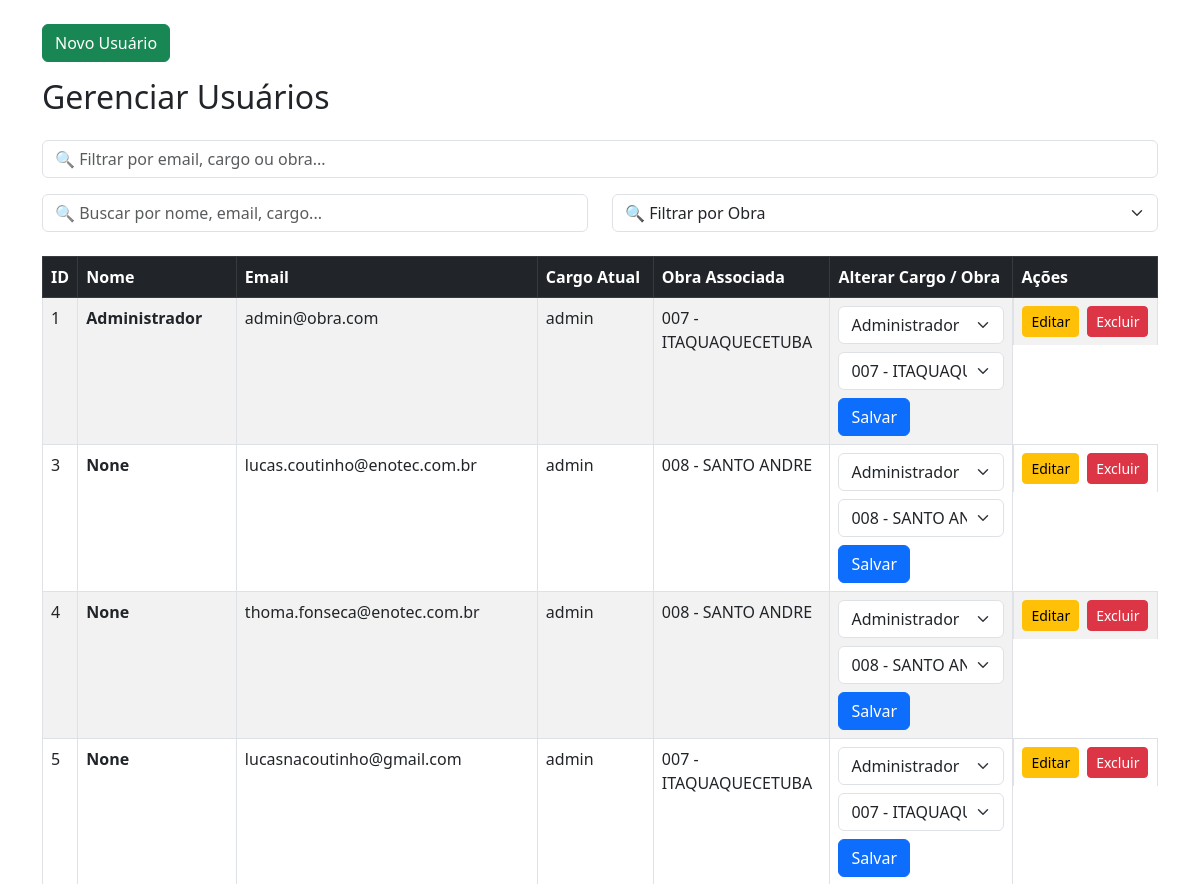
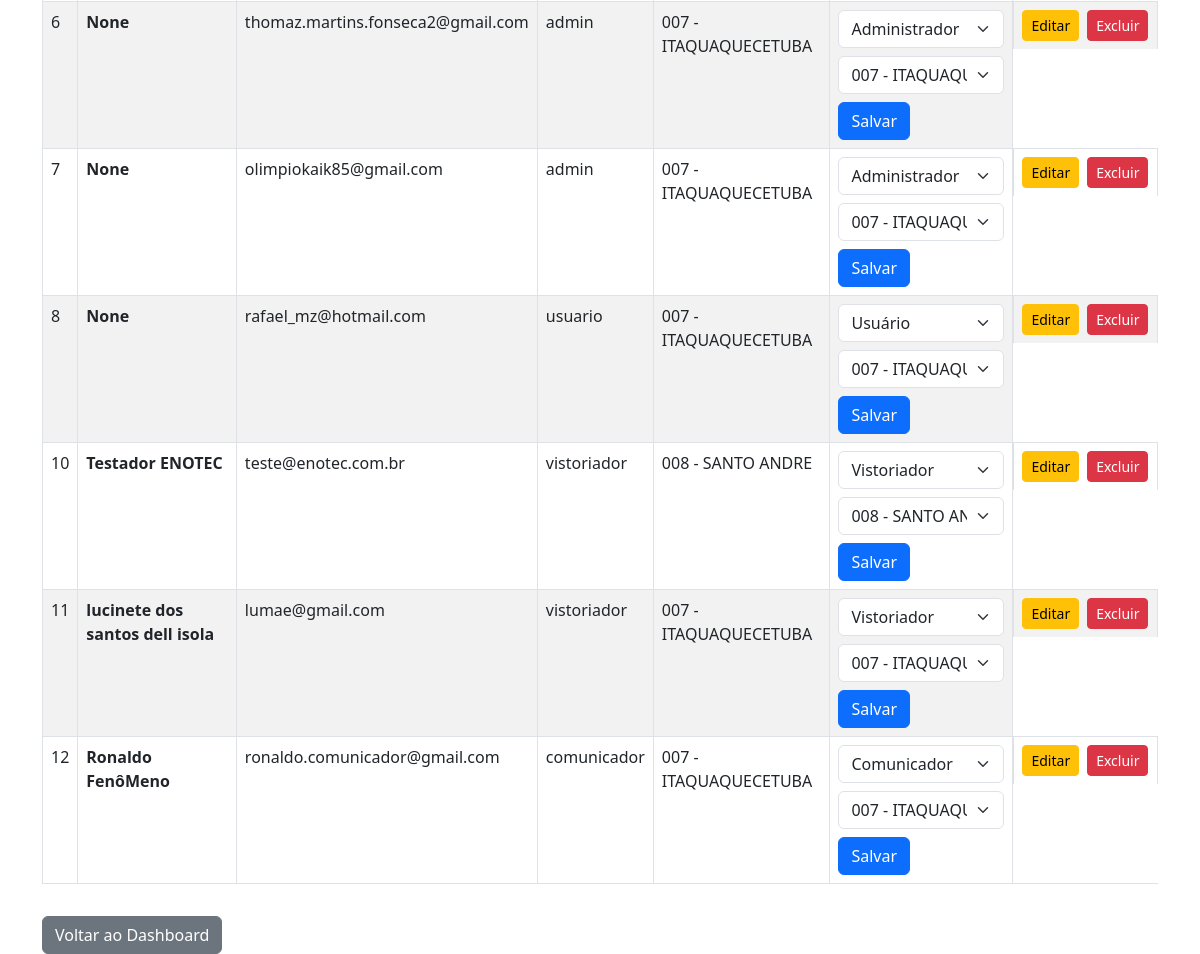
Page /gerenciar-usuarios (signed in) on the committed database (2 pictures, top to bottom).
### app/models.py (models this page shows)
class User(db.Model):
    id = db.Column(db.Integer, primary_key=True)
    nome = db.Column(db.String(100), nullable=True)  # <-- temporariamente
    email = db.Column(db.String(120), unique=True, nullable=False)
    password = db.Column(db.String(120), nullable=False)
    cargo = db.Column(db.String(50), default="usuario")
    obra_id = db.Column(db.Integer, db.ForeignKey('obra.id'))
    obra = db.relationship('Obra', backref='usuarios')

class Obra(db.Model):
    id = db.Column(db.Integer, primary_key=True)
    nome = db.Column(db.String(100), nullable=False)
    descricao = db.Column(db.Text)
    endereco = db.Column(db.String(255))
    responsavel = db.Column(db.String(100))
    data_inicio = db.Column(db.Date)
    data_fim = db.Column(db.Date)
    criado_em = db.Column(db.DateTime, default=datetime.utcnow)

### app/auth/routes.py (the view, shortened to what this page needs)
@auth_bp.route('/gerenciar-usuarios', methods=['GET', 'POST'])
def gerenciar_usuarios():
    if 'usuario' not in session:
        return redirect('/login')
    user = User.query.filter_by(email=session['usuario']).first()
    if user.cargo != 'admin':
        return 'Acesso negado', 403
    usuarios = User.query.all()
    obras = Obra.query.all()
    return  render_template('usuarios/gerenciar_usuarios.html', usuarios=usuarios, obras=obras)

### templates/usuarios/gerenciar_usuarios.html (shortened to what this page needs)
<!DOCTYPE html>
<html lang="pt-br">
<head>
  <link rel="stylesheet" href="https://cdn.jsdelivr.net/npm/bootstrap@5.3.0/dist/css/bootstrap.min.css" />
</head>
<body>
<div class="container mt-4">
  <button class="btn btn-success mb-3" data-bs-toggle="modal" data-bs-target="#modalNovoUsuario">
    Novo Usuário
  </button>
  <h2 class="mb-4">Gerenciar Usuários</h2>
<div class="mb-3">
  <input type="text" id="filtroUsuarios" class="form-control" placeholder="🔍 Filtrar por email, cargo ou obra..." onkeyup="filtrarUsuarios()">
</div>
<div class="row mb-3">
  <div class="col-md-6 mb-2">
    <input type="text" id="filtroTexto" class="form-control" placeholder="🔍 Buscar por nome, email, cargo..." onkeyup="filtrarUsuarios()">
  </div>
  <div class="col-md-6">
    <select id="filtroObra" class="form-select" onchange="filtrarUsuarios()">
      <option value="">🔍 Filtrar por Obra</option>
    </select>
  </div>
</div>
  <div class="table-responsive tabela-usuarios">
    <table class="table table-striped table-bordered">
      <thead class="table-dark">
        <tr>
          <th>ID</th>
          <th>Nome</th>
          <th>Email</th>
          <th>Cargo Atual</th>
          <th>Obra Associada</th>
          <th>Alterar Cargo / Obra</th>
          <th>Ações</th>
        </tr>
      </thead>
      <tbody>
        {% for u in usuarios %}
        <tr>
          <td>{{ u.id }}</td>
          <th>{{ u.nome }}</th>
          <td>{{ u.email }}</td>
          <td>{{ u.cargo }}</td>
          <td>{{ u.obra.nome if u.obra else '---' }}</td>
          <td>
            <form method="POST" action="{{ url_for('auth.gerenciar_usuarios') }}" class="d-flex flex-wrap gap-2">
              <select name="novo_cargo" class="form-select">
                <option value="usuario" {% if u.cargo == 'usuario' %}selected{% endif %}>Usuário</option>
                <option value="vistoriador" {% if u.cargo == 'vistoriador' %}selected{% endif %}>Vistoriador</option>
                <option value="comunicador" {% if u.cargo == 'comunicador' %}selected{% endif %}>Comunicador</option>
                <option value="admin" {% if u.cargo == 'admin' %}selected{% endif %}>Administrador</option>
              </select>
              <select name="obra_id" class="form-select">
                {% for obra in obras %}
                  <option value="{{ obra.id }}" {% if u.obra_id == obra.id %}selected{% endif %}>{{ obra.nome }}</option>
                {% endfor %}
              </select>
              <button type="submit" class="btn btn-primary">Salvar</button>
            </form>
          </td>
          <td class="d-flex gap-2">
            <a href="{{ url_for('auth.editar_usuario', user_id=u.id) }}" class="btn btn-warning btn-sm">Editar</a>
            <form method="POST" action="{{ url_for('auth.excluir_usuario', user_id=u.id) }}" onsubmit="return confirm('Tem certeza que deseja excluir?');">
              <button type="submit" class="btn btn-danger btn-sm">Excluir</button>
            </form>
          </td>
        </tr>
        {% endfor %}
      </tbody>
    </table>
  </div>
  <a href="{{ url_for('auth.dashboard') }}" class="btn btn-secondary mt-3">Voltar ao Dashboard</a>
</div>
</body>
</html>

### templates/usuarios/gerenciar_usuarios.html (style rules this page uses)
.tabela-usuarios { display: block; }

### rows in the picture
User: id "1", nome "Administrador", email "admin@obra.com", cargo "admin", obra "007 - ITAQUAQUECETUBA", novo_cargo "Administrador", obra_id "007 - ITAQUAQUECETUBA"
User: id "3", nome "None", email "lucas.coutinho@enotec.com.br", cargo "admin", obra "008 - SANTO ANDRE", novo_cargo "Administrador", obra_id "008 - SANTO ANDRE"
User: id "4", nome "None", email "thoma.fonseca@enotec.com.br", cargo "admin", obra "008 - SANTO ANDRE", novo_cargo "Administrador", obra_id "008 - SANTO ANDRE"
User: id "5", nome "None", email "lucasnacoutinho@gmail.com", cargo "admin", obra "007 - ITAQUAQUECETUBA", novo_cargo "Administrador", obra_id "007 - ITAQUAQUECETUBA"
User: id "6", nome "None", email "thomaz.martins.fonseca2@gmail.com", cargo "admin", obra "007 - ITAQUAQUECETUBA", novo_cargo "Administrador", obra_id "007 - ITAQUAQUECETUBA"
User: id "7", nome "None", email "olimpiokaik85@gmail.com", cargo "admin", obra "007 - ITAQUAQUECETUBA", novo_cargo "Administrador", obra_id "007 - ITAQUAQUECETUBA"
User: id "8", nome "None", email "rafael_mz@hotmail.com", cargo "usuario", obra "007 - ITAQUAQUECETUBA", novo_cargo "Usuário", obra_id "007 - ITAQUAQUECETUBA"
User: id "10", nome "Testador ENOTEC", email "teste@enotec.com.br", cargo "vistoriador", obra "008 - SANTO ANDRE", novo_cargo "Vistoriador", obra_id "008 - SANTO ANDRE"
User: id "11", nome "lucinete dos santos dell isola", email "lumae@gmail.com", cargo "vistoriador", obra "007 - ITAQUAQUECETUBA", novo_cargo "Vistoriador", obra_id "007 - ITAQUAQUECETUBA"
User: id "12", nome "Ronaldo FenôMeno", email "ronaldo.comunicador@gmail.com", cargo "comunicador", obra "007 - ITAQUAQUECETUBA", novo_cargo "Comunicador", obra_id "007 - ITAQUAQUECETUBA"
